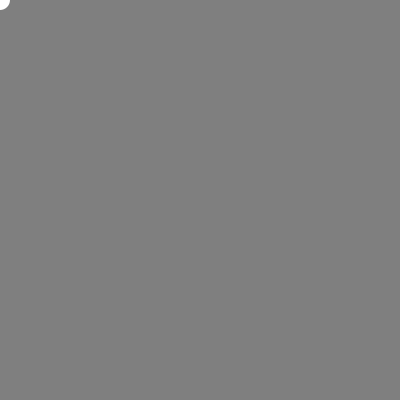
Frame 1 (no input)
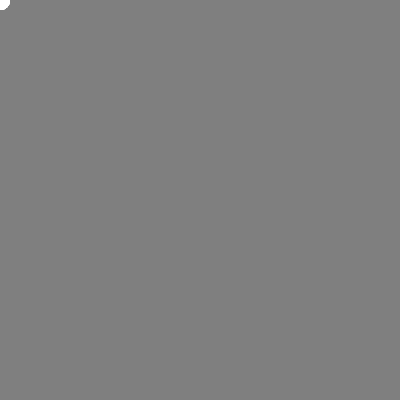
Frame 60 (the mouse pressed at the canvas centre just before this capture)
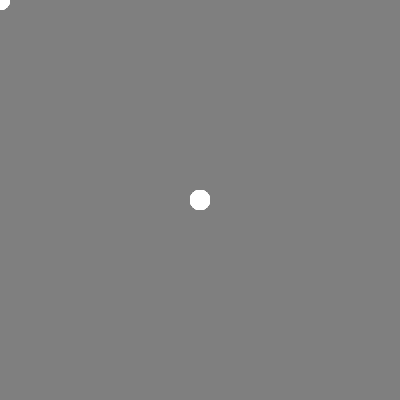
Frame 120 (the mouse held since frame 60 and released just before this capture)

The Processing sketch that drew these frames (run headless with seeded random() and noise(); from frame 60 on, the mouse is pressed at the canvas centre):

// Processing sketch: bola_que_cresce
// ── bola_que_cresce.pde
int raio = 20;

void setup(){
  size(400, 400);
  background(127);
}
void draw(){
  noStroke();
  if (keyPressed)
    if(key == 'b')
      raio = raio + 10;
    else
      raio = raio - 10;
  ellipse(mouseX, mouseY, raio, raio);
}
